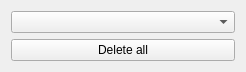
<?xml version="1.0" encoding="UTF-8"?>
<ui version="4.0">
 <class>AssistantsToolOptions</class>
 <widget class="QWidget" name="AssistantsToolOptions">
  <property name="geometry">
   <rect>
    <x>0</x>
    <y>0</y>
    <width>246</width>
    <height>72</height>
   </rect>
  </property>
  <layout class="QVBoxLayout" name="verticalLayout">
   <item>
    <widget class="QComboBox" name="comboBox"/>
   </item>
   <item>
    <spacer name="verticalSpacer_2">
     <property name="orientation">
      <enum>Qt::Vertical</enum>
     </property>
     <property name="sizeHint" stdset="0">
      <size>
       <width>20</width>
       <height>40</height>
      </size>
     </property>
    </spacer>
   </item>
   <item>
    <widget class="QPushButton" name="deleteButton">
     <property name="text">
      <string>Delete all</string>
     </property>
    </widget>
   </item>
   <item>
    <spacer name="verticalSpacer">
     <property name="orientation">
      <enum>Qt::Vertical</enum>
     </property>
     <property name="sizeHint" stdset="0">
      <size>
       <width>20</width>
       <height>0</height>
      </size>
     </property>
    </spacer>
   </item>
  </layout>
 </widget>
 <resources/>
 <connections/>
</ui>
